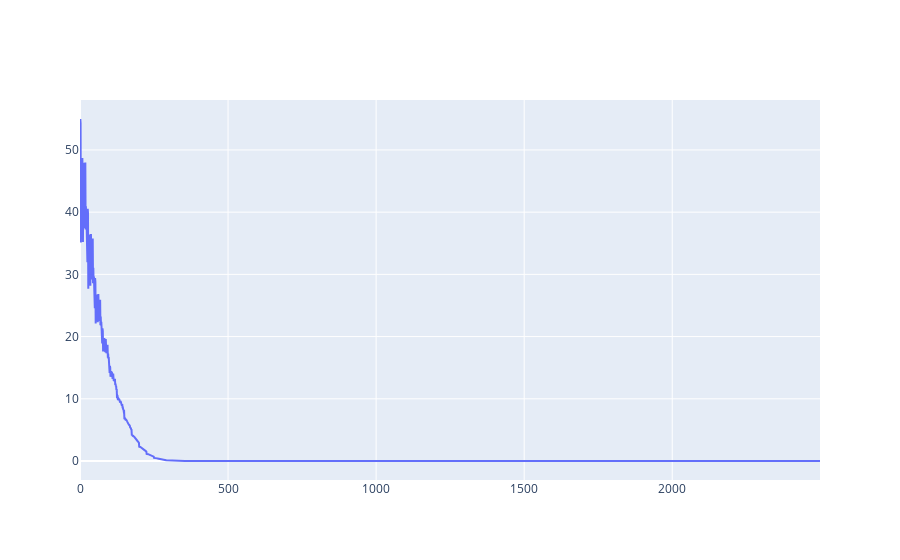

Notebook cell for this chart:
### Markdown cell above
### Linear Trial

### Code cell
x_trial = np.linspace(-5,5,2000, dtype=np.float32)
y_trial = linear_data(x)

lin_agent = Agent_Expert(Expert_Linear)
lin_agent.fit(x_trial[np.newaxis].T, y_trial[np.newaxis].T)

### Figure 1 — Plotly figure (JSON) as saved in the notebook; plotly's stock layout.template omitted (floating-point values rounded to 4 significant figures; data arrays with more than 128 entries replaced by an {"elided": "..."} marker saying what was removed)
{"data": [{"mode": "lines", "name": "Loss", "type": "scatter", "y": {"elided": "2500 float values"}}], "layout": {}}
